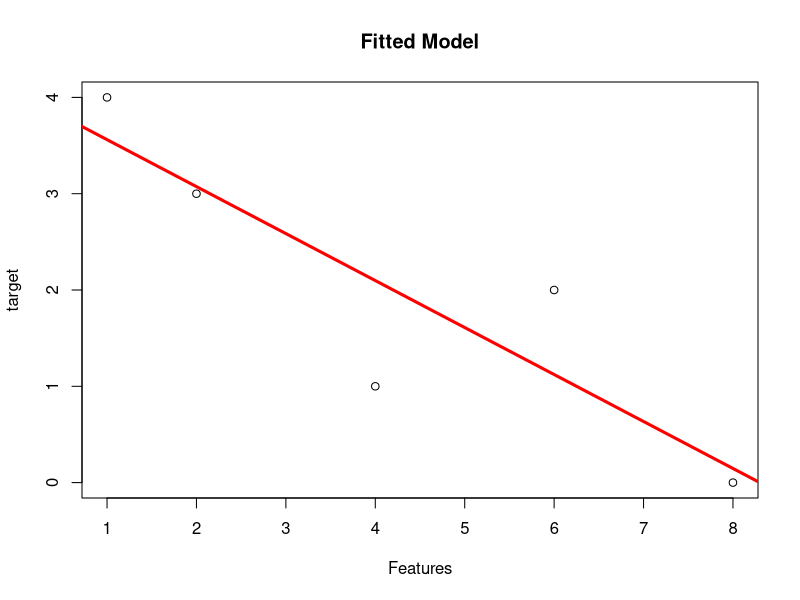

Write the R code that produced this figure. (Note: this script raises an error after producing the figure.)
# Write your model
# Simple linear regression
# Check list
# Sxx,Syy,Sxy(Checked)(Mahmoud and Zyad).
# Beta 1,Beta0(Checked)(Mahmoud and Zyad).
# SSR,SSE,SST,coeffecient(correlation, determination)(checked)(Bisho and Hamdi).
# MSR,MSE,F0,Anova table,f-test(Checked)(ziad and ali).
# Confidence interval for estimator at given significant level(Checked)(gaber and safy).
# Calculation of C.l. for mean response and new observation(Gowely and Ashraf).
# Scatter plot contain fitted line(Checked)(Mahmoud).
#----------------------Mahmoud Essam and Zyad Ashraf--------------------------#
Data <- data.frame(
  x = c(1,2,4,6,8),
  y = c(4,3,1,2,0)
)
# Getting needed data
x <- Data$x
y <- Data$y
n <- length(x)
xbar<-mean(x)
ybar<-mean(y)
# Calculating Sxx and Sxy and Syy
Sxx<- sum(x^2) -n*(xbar^2)
Syy <- sum(y^2) -n*(ybar^2)
Sxy <- sum(x*y) -n*xbar*ybar
# Calculating intercept(Beta Node) and Slope(Beta 1)
Beta_1 <- Sxy / Sxx
Beta_0 <- ybar - Beta_1*xbar
# Plotting data 
plot(x,y,main = "Fitted Model",
     xlab ="Features",
     ylab="target")
abline(a=Beta_0,b=Beta_1,col="red",lwd=3)
#----------------------Mahmoud Essam and Zyad Ashraf--------------------------#
#-----------------------------------------------------------------------------#
#----------------------mohamed hamdy and bishoy-------------------------------#
#calculating sum squares (regression, error,total)
SSR <-Beta_1^2*Sxx
SST <-Syy
SSE <-SST-SSR
#calculating coeffecient(correlation, determination)
Rsquare<-as.numeric(SSR/SST)
print(paste('dependent variable explained by an independent variable in regression model ',Rsquare*100,'%'))
if(Beta_1<0){
  r<-0-sqrt(Rsquare)
  print(paste("the model has negative correlation about ",r))
  
}else{
  r<-sqrt(Rsquare)
  print(paste("the model has positive correlation about ",r))
}
#----------------------mohamed hamdy and bishoy-------------------------------#
#-----------------------------------------------------------------------------#
#----------------------Ali elsayed  and ziad ashraf --------------------------#
#DEGREE OF FREEDOM 
DFR=1
DFE=n-2
DFT= DFR+DFE
#calculating Mean sum squares(regression,error)
MSR<-SSR/DFR
MSE<-SSE/DFE
# calculate F0
F0 <- MSR / MSE
#anova table
ANOVA=matrix(c(SSR,SSE,SST,DFR,DFE,DFT,MSR,MSE,"",F0,"",""),ncol=4)
row.names(ANOVA)=c("Treatment","Error","Total")
colnames(ANOVA)=c("Sum square","Degree of freedom","Mean sum square","F table")
ANOVA<- as.table(ANOVA)
ANOVA
# calculate f_test 
alpha <- as.numeric(readline("Enter significance level : "))
Fc<- qf(alpha, DFR, DFE)
if (F0 > Fc) {
  print("Reject H0, There's relation between X and Y")
} else {
  print("dont reject H0, There's no relation")
}
#----------------------Ali elsayed  and ziad ashraf --------------------------#
#-----------------------------------------------------------------------------#
#----------------------Mohamed Hassan and Safy Fathy--------------------------#
#Confidence Interval For B0 
n=length(y)
t <- qt(alpha/2, n - 2,lower.tail = F)
Upper_B0=Beta_0+t*sqrt(MSE * ( 1/n + ( (mean(x))^2 / Sxx ) ) )
Lower_B0=Beta_0-t*sqrt(MSE * ( 1/n + ( (mean(x))^2 / Sxx ) ) )
cat("Confidence Interval for B0 is :",Lower_B0," < B0 < ",Upper_B0,"\n")

#Confidence Interval for B1 
Upper_B1=Beta_1+(t*sqrt(MSE/Sxx))
Lower_B1=Beta_1-(t*sqrt(MSE/Sxx))
cat("Confidence Interval for B1 is :",Lower_B1," < B1 < ",Upper_B1,"\n")
z<- lm(y~x,data=Data)
confint(z)
#----------------------Mohamed Hassan and Safy Fathy--------------------------#
#-----------------------------------------------------------------------------#
